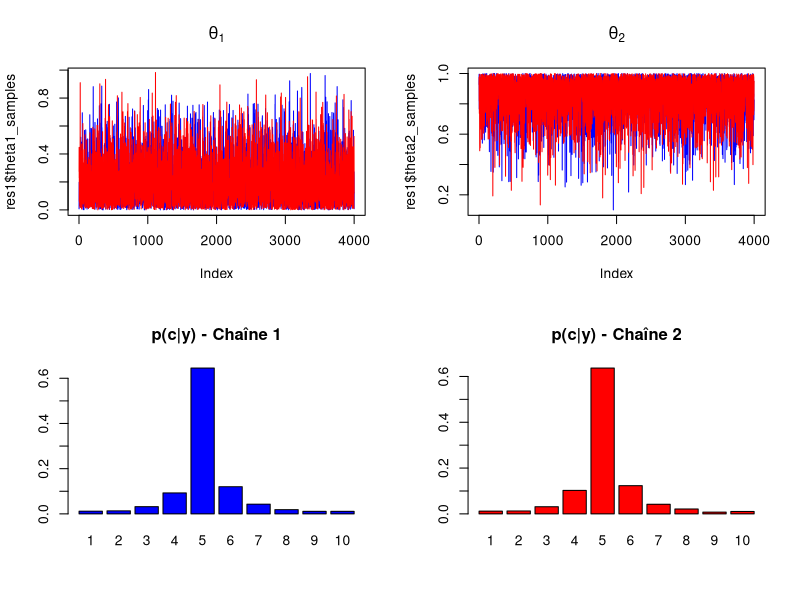
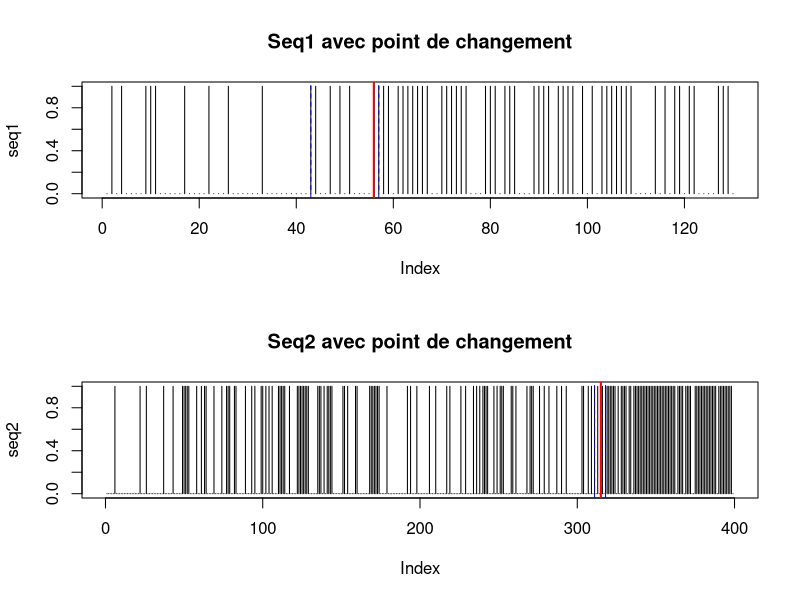

These figures' R source, in order:
## ---- chunk 1
calculer_p_c <- function(y, theta1, theta2) {
  n <- length(y)
  R <- numeric(n)
  R[1] <- 1
    
  for (j in 1:(n - 1)) {
    r_j <- (theta1^y[j] * (1 - theta1)^(1 - y[j])) /
           (theta2^y[j] * (1 - theta2)^(1 - y[j]))
    R[j + 1] <- R[j] * r_j
    }
    
  somme <- sum(R)
  p <- R / somme
  return(p)
}

calculer_p_c_sans_recurrence <- function(y, theta1, theta2) {
  n <- length(y)
  R <- numeric(n)
  for (c in 1:n) {
  if (c == 1) {
    R[c] <- 1
  } 
  else {
    prod_c <- 1
    for (j in 1:(c - 1)) {
      r_j <- (theta1^y[j] * (1 - theta1)^(1 - y[j])) /
             (theta2^y[j] * (1 - theta2)^(1 - y[j]))
      prod_c <- prod_c * r_j
    }
    R[c] <- prod_c
    }
  }
  p <- R / sum(R)
  return(p)
}


# Exemple :
y <- c(1, 0, 1, 1, 0)
theta1 <- 0.8
theta2 <- 0.4
p <- calculer_p_c(y, theta1, theta2)
p_sans_recurrence <- calculer_p_c_sans_recurrence(y, theta1, theta2)
print(p)
print(p_sans_recurrence)
## ---- chunk 2
algorithme_gibbs <- function(
    y, n_iteration, n_elimine, c_initial, theta1_initial, theta2_initial) {
  n <- length(y)
  
  c_val <- c_initial
  theta1 <- theta1_initial
  theta2 <- theta2_initial
  
  c_samples <- numeric(n_iteration) # les valeurs de c^{t}
  theta1_samples <- numeric(n_iteration)
  theta2_samples <- numeric(n_iteration)
  
  for (t in 1:n_iteration) {
    
    # Tirage de c | y, theta1, theta2
    R <- numeric(n)
    R[1] <- 1
    for (j in 1:(n-1)) {
      r_j <- (theta1^y[j] * (1 - theta1)^(1 - y[j])) /
             (theta2^y[j] * (1 - theta2)^(1 - y[j]))
      R[j + 1] <- R[j] * r_j
    }
    somme <- sum(R)
    proba_c <- R / somme
    c_val <- sample(1:n, 1, prob = proba_c)
    
    # 2. Tirage de theta1 et theta2 | y, c
    s1 <- if (c_val > 1) sum(y[1:(c_val - 1)]) else 0
    m1 <- c_val - 1
    s2 <- sum(y[c_val:n])
    m2 <- n - m1
    
    theta1 <- rbeta(1, 1 + s1, 1 + m1 - s1)
    theta2 <- rbeta(1, 1 + s2, 1 + m2 - s2)
    
    # Sauvegarde des tirages
    c_samples[t] <- c_val
    theta1_samples[t] <- theta1
    theta2_samples[t] <- theta2
  }
  
  # Suppression des itérations de burn-in
  c_samples <- c_samples[(n_elimine + 1):n_iteration]
  theta1_samples <- theta1_samples[(n_elimine + 1):n_iteration]
  theta2_samples <- theta2_samples[(n_elimine + 1):n_iteration]
  
  # Estimation de p(c | y)
  p_c <- table(factor(c_samples, levels = 1:n)) / length(c_samples)
  
  list(p_c = p_c,
       c_samples = c_samples,
       theta1_samples = theta1_samples,
       theta2_samples = theta2_samples)
}
## ---- chunk 3
# Données observées :
y <- c(0, 0, 0, 0, 1, 1, 1, 1, 1, 1)

res1 <- algorithme_gibbs(y, n_iteration = 5000, n_elimine = 1000,
                         c_initial = 1, theta1_initial = 0.1, theta2_initial = 0.9)

res2 <- algorithme_gibbs(y, n_iteration = 5000, n_elimine = 1000,
                         c_initial = 8, theta1_initial = 0.9, theta2_initial = 0.1)

par(mfrow = c(2, 2))

plot(res1$theta1_samples, type = "l", col = "blue", main = expression(theta[1]))
lines(res2$theta1_samples, col = "red")

plot(res1$theta2_samples, type = "l", col = "blue", main = expression(theta[2]))
lines(res2$theta2_samples, col = "red")

barplot(res1$p_c, main = "p(c|y) - Chaîne 1", col = "blue")
barplot(res2$p_c, main = "p(c|y) - Chaîne 2", col = "red")
## ---- chunk 4
seq1 <- scan("TP2_sequence_1.txt")
seq2 <- scan("TP2_sequence_2.txt")

res1 <- algorithme_gibbs(seq1, n_iteration = 5000, n_elimine = 1000,
                         c_initial = 1, theta1_initial = 0.2, theta2_initial = 0.8)
point_estime <- which.max(as.numeric(res1$p_c))
IC <- quantile(res1$c_samples, probs = c(0.125, 0.875))
freq_avant <- mean(seq1[1:(point_estime - 1)])
freq_apres <- mean(seq1[point_estime:length(seq1)])

print("Résultats pour seq1 :")
print(point_estime)
print(IC)
print(freq_avant)
print(freq_apres)

# Analyse pour seq2
res2 <- algorithme_gibbs(seq2, n_iteration = 5000, n_elimine = 1000,
                         c_initial = 1, theta1_initial = 0.2, theta2_initial = 0.8)

point_estime2 <- which.max(as.numeric(res2$p_c))
IC2 <- quantile(res2$c_samples, probs = c(0.125, 0.875))
freq_avant2 <- mean(seq2[1:(point_estime2 - 1)])
freq_apres2 <- mean(seq2[point_estime2:length(seq2)])

print("Résultats pour seq2 :")
print(point_estime2)
print(IC2)
print(freq_avant2)
print(freq_apres2)

par(mfrow = c(2, 1))
plot(seq1, type = "h", main = "Seq1 avec point de changement")
abline(v = point_estime, col = "red", lwd = 2)
abline(v = IC, col = "blue", lty = 2)

plot(seq2, type = "h", main = "Seq2 avec point de changement")
abline(v = point_estime2, col = "red", lwd = 2)
abline(v = IC2, col = "blue", lty = 2)
